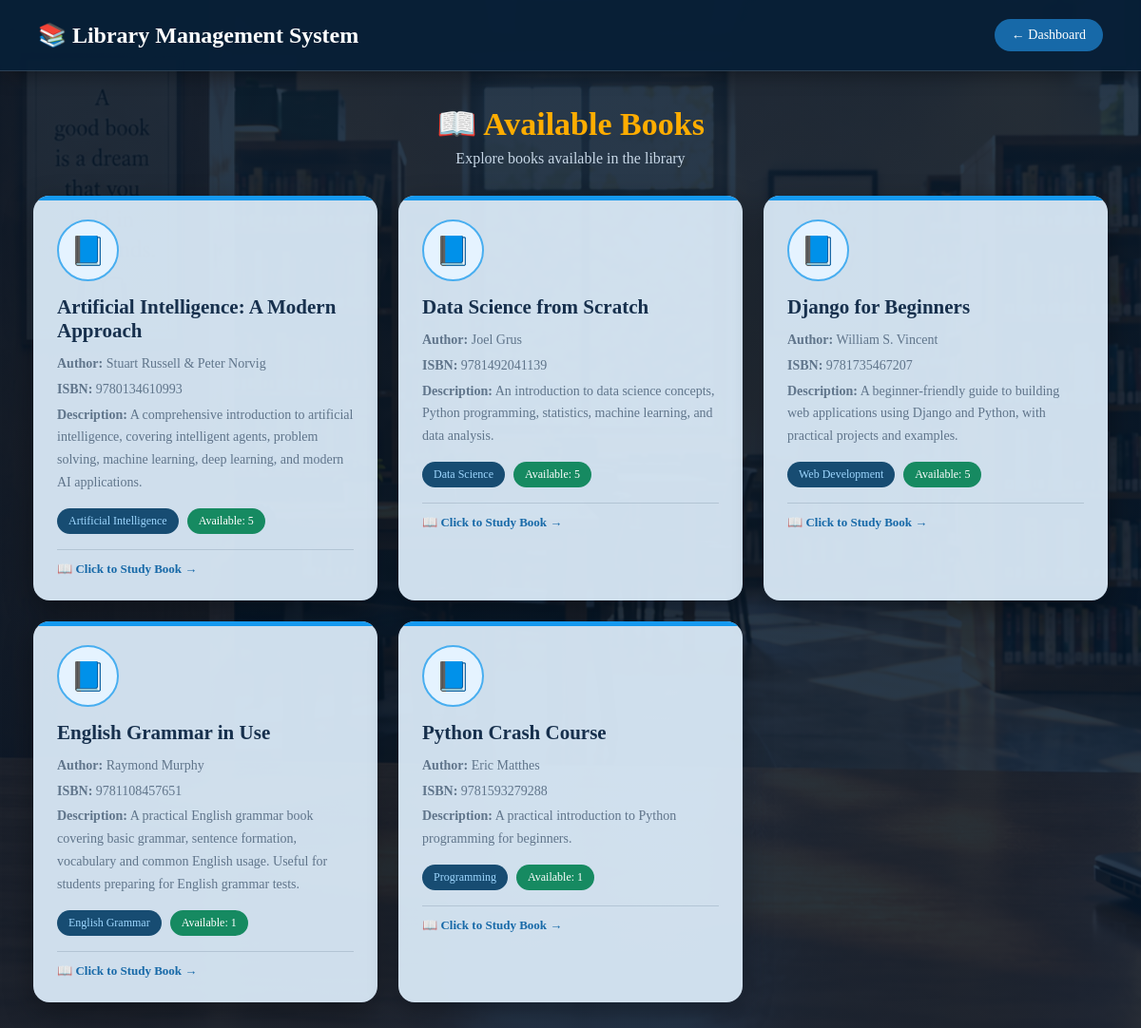
The app's page /student/books/ with its own data.
### library/models.py (models this page shows, shortened)
class Book(models.Model):
    title = models.CharField(max_length=200)
    author = models.CharField(max_length=150)
    category = models.CharField(max_length=100)
    isbn = models.CharField(max_length=50, unique=True)
    quantity = models.PositiveIntegerField(default=1)
    description = models.TextField(blank=True)

### library/views.py (the view)
def student_books(request):
    username = request.GET.get("username")
    student = Student.objects.filter(
        username=username
    ).first()
    books = Book.objects.filter(
        quantity__gt=0
    ).order_by('title')
    return render(
        request,
        'student_books.html',
        {
            'student': student,
            'books': books
        }
    )

### library/templates/student_books.html (shortened to what this page needs)
{% load static %}
<!DOCTYPE html>
<html lang="en">
<head>
<link rel="stylesheet" href="{% static 'student_books.css' %}">
</head>
<body>
<header class="header">
    <div class="logo">
        📚 <span>Library Management System</span>
    </div>
    <a
        href="{% url 'student_dashboard' %}?username={{ student.username }}"
        class="back-btn"
    >
        ← Dashboard
    </a>
</header>
<main class="main">
    <div class="title-box">
        <h1>
            📖 Available Books
        </h1>
        <p>
            Explore books available in the library
        </p>
    </div>
    {% if books %}
    <div class="book-grid">
        {% for book in books %}
        <a
            href="{% url 'book_study' book.id %}?username={{ student.username }}"
            class="book-link"
        >
            <div class="book-card">
                <div class="book-icon">
                    📘
                </div>
                <h2>
                    {{ book.title }}
                </h2>
                <p>
                    <b>Author:</b>
                    {{ book.author }}
                </p>
                <p>
                    <b>ISBN:</b>
                    {{ book.isbn }}
                </p>
                <p>
                    <b>Description:</b>
                    {{ book.description|default:"No description available." }}
                </p>
                <span class="category">
                    {{ book.category }}
                </span>
                <span class="quantity">
                    Available: {{ book.quantity }}
                </span>
                <span class="study-text">
                    📖 Click to Study Book →
                </span>
            </div>
        </a>
        {% endfor %}
    </div>
    {% endif %}
</main>
</body>
</html>

### library/static/student_books.css (style rules this page uses)
* { margin:0; padding:0; box-sizing:border-box; font-family:"Constantia","Times New Roman",Georgia,serif; }
body { min-height:100vh; background: linear-gradient(rgba(6,25,45,.86),rgba(6,25,45,.86)), url("/static/library.jpg.png") center center / cover fixed no-repeat; color:white; }
.header { height:75px; background:rgba(8,31,55,.97); display:flex; align-items:center; justify-content:space-between; padding:0 40px; border-bottom:1px solid rgba(255,255,255,.15); box-shadow:0 4px 18px rgba(0,0,0,.35); }
.logo { color:#ffad00; font-size:24px; font-weight:bold; }
.logo span { color:white; }
.back-btn { text-decoration:none; color:white; background:#1769a8; padding:9px 18px; border-radius:20px; font-size:14px; transition:.3s; }
.main { max-width:1200px; margin:auto; padding:35px; }
.title-box { text-align:center; margin-bottom:30px; }
.title-box h1 { color:#ffad00; font-size:34px; margin-bottom:8px; }
.title-box p { color:#c7d7e6; font-size:16px; }
.book-grid { display:grid; grid-template-columns:repeat(3,1fr); gap:22px; }
.book-link { text-decoration:none; color:inherit; display:block; }
.book-card { background:rgba(218,233,247,.95); color:#17304d; padding:25px; border-radius:17px; box-shadow:0 10px 30px rgba(0,0,0,.35); transition:.3s; position:relative; overflow:hidden; cursor:pointer; height:100%; }
.book-card::before { content:""; position:absolute; top:0; left:0; width:100%; height:5px; background:#1599ef; }
.book-icon { width:65px; height:65px; display:flex; align-items:center; justify-content:center; margin-bottom:15px; border-radius:50%; background:#e5f3ff; border:2px solid #48aef0; font-size:30px; transition:.3s; }
.book-card h2 { font-size:21px; margin-bottom:10px; color:#17304d; }
.book-card p { font-size:14px; line-height:1.7; color:#60758b; margin-bottom:3px; }
.category { display:inline-block; margin-top:12px; padding:6px 12px; border-radius:15px; background:#174c72; color:#9ed7ff; font-size:12px; }
.quantity { display:inline-block; margin-top:10px; margin-left:5px; padding:6px 12px; border-radius:15px; background:#168a61; color:white; font-size:12px; }
.study-text { display:block; margin-top:16px; color:#1769a8; font-size:13px; font-weight:bold; border-top:1px solid rgba(23,48,77,.15); padding-top:12px; }

### records on screen
Book: title "Artificial Intelligence: A Modern Approach", author "Stuart Russell & Peter Norvig", isbn "9780134610993", description "A comprehensive introduction to artificial intelligence, covering intelligent agents, problem solving, machine learning, deep learning, and modern AI applications.", category "Artificial Intelligence", quantity "5"
Book: title "Data Science from Scratch", author "Joel Grus", isbn "9781492041139", description "An introduction to data science concepts, Python programming, statistics, machine learning, and data analysis.", category "Data Science", quantity "5"
Book: title "Django for Beginners", author "William S. Vincent", isbn "9781735467207", description "A beginner-friendly guide to building web applications using Django and Python, with practical projects and examples.", category "Web Development", quantity "5"
Book: title "English Grammar in Use", author "Raymond Murphy", isbn "9781108457651", description "A practical English grammar book covering basic grammar, sentence formation, vocabulary and common English usage. Useful for students preparing for English grammar tests.", category "English Grammar", quantity "1"
Book: title "Python Crash Course", author "Eric Matthes", isbn "9781593279288", description "A practical introduction to Python programming for beginners.", category "Programming", quantity "1"
